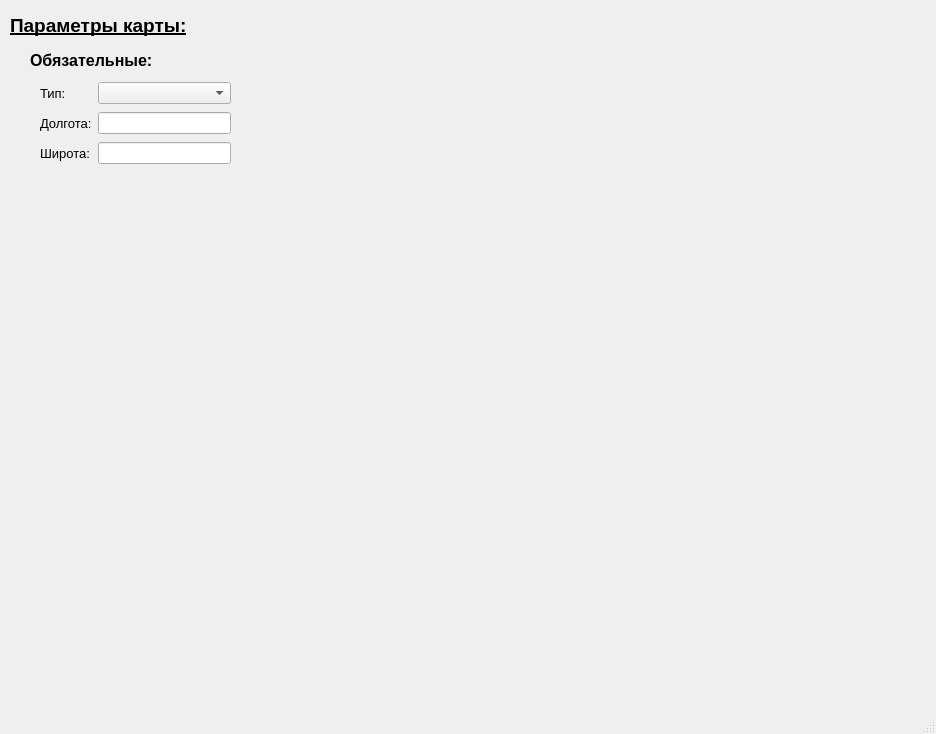
<?xml version="1.0" encoding="UTF-8"?>
<ui version="4.0">
 <class>MainWindow</class>
 <widget class="QMainWindow" name="MainWindow">
  <property name="geometry">
   <rect>
    <x>0</x>
    <y>0</y>
    <width>936</width>
    <height>734</height>
   </rect>
  </property>
  <property name="windowTitle">
   <string>MainWindow</string>
  </property>
  <widget class="QWidget" name="centralwidget">
   <widget class="QLabel" name="label">
    <property name="geometry">
     <rect>
      <x>10</x>
      <y>10</y>
      <width>231</width>
      <height>31</height>
     </rect>
    </property>
    <property name="font">
     <font>
      <pointsize>14</pointsize>
     </font>
    </property>
    <property name="text">
     <string>&lt;html&gt;&lt;head/&gt;&lt;body&gt;&lt;p&gt;&lt;span style=&quot; font-weight:600; text-decoration: underline;&quot;&gt;Параметры карты:&lt;/span&gt;&lt;/p&gt;&lt;/body&gt;&lt;/html&gt;</string>
    </property>
   </widget>
   <widget class="QWidget" name="gridLayoutWidget">
    <property name="geometry">
     <rect>
      <x>40</x>
      <y>80</y>
      <width>191</width>
      <height>88</height>
     </rect>
    </property>
    <layout class="QGridLayout" name="gridLayout">
     <item row="0" column="0">
      <widget class="QLabel" name="label_2">
       <property name="font">
        <font>
         <pointsize>10</pointsize>
        </font>
       </property>
       <property name="text">
        <string>Тип:</string>
       </property>
      </widget>
     </item>
     <item row="0" column="1">
      <widget class="QComboBox" name="comboBox">
       <property name="font">
        <font>
         <pointsize>9</pointsize>
        </font>
       </property>
       <property name="editable">
        <bool>false</bool>
       </property>
       <property name="currentText">
        <string/>
       </property>
      </widget>
     </item>
     <item row="1" column="0">
      <widget class="QLabel" name="label_4">
       <property name="font">
        <font>
         <pointsize>10</pointsize>
        </font>
       </property>
       <property name="text">
        <string>Долгота:</string>
       </property>
      </widget>
     </item>
     <item row="1" column="1">
      <widget class="QLineEdit" name="lineEdit">
       <property name="text">
        <string/>
       </property>
      </widget>
     </item>
     <item row="2" column="0">
      <widget class="QLabel" name="label_5">
       <property name="font">
        <font>
         <pointsize>10</pointsize>
        </font>
       </property>
       <property name="text">
        <string>Широта:</string>
       </property>
      </widget>
     </item>
     <item row="2" column="1">
      <widget class="QLineEdit" name="lineEdit_2"/>
     </item>
    </layout>
   </widget>
   <widget class="QLabel" name="label_3">
    <property name="geometry">
     <rect>
      <x>30</x>
      <y>50</y>
      <width>161</width>
      <height>21</height>
     </rect>
    </property>
    <property name="font">
     <font>
      <pointsize>12</pointsize>
     </font>
    </property>
    <property name="text">
     <string>&lt;html&gt;&lt;head/&gt;&lt;body&gt;&lt;p&gt;&lt;span style=&quot; font-size:12pt; font-weight:600;&quot;&gt;Обязательные:&lt;/span&gt;&lt;/p&gt;&lt;/body&gt;&lt;/html&gt;</string>
    </property>
   </widget>
  </widget>
  <widget class="QMenuBar" name="menubar">
   <property name="geometry">
    <rect>
     <x>0</x>
     <y>0</y>
     <width>936</width>
     <height>26</height>
    </rect>
   </property>
  </widget>
  <widget class="QStatusBar" name="statusbar"/>
 </widget>
 <resources/>
 <connections/>
</ui>
